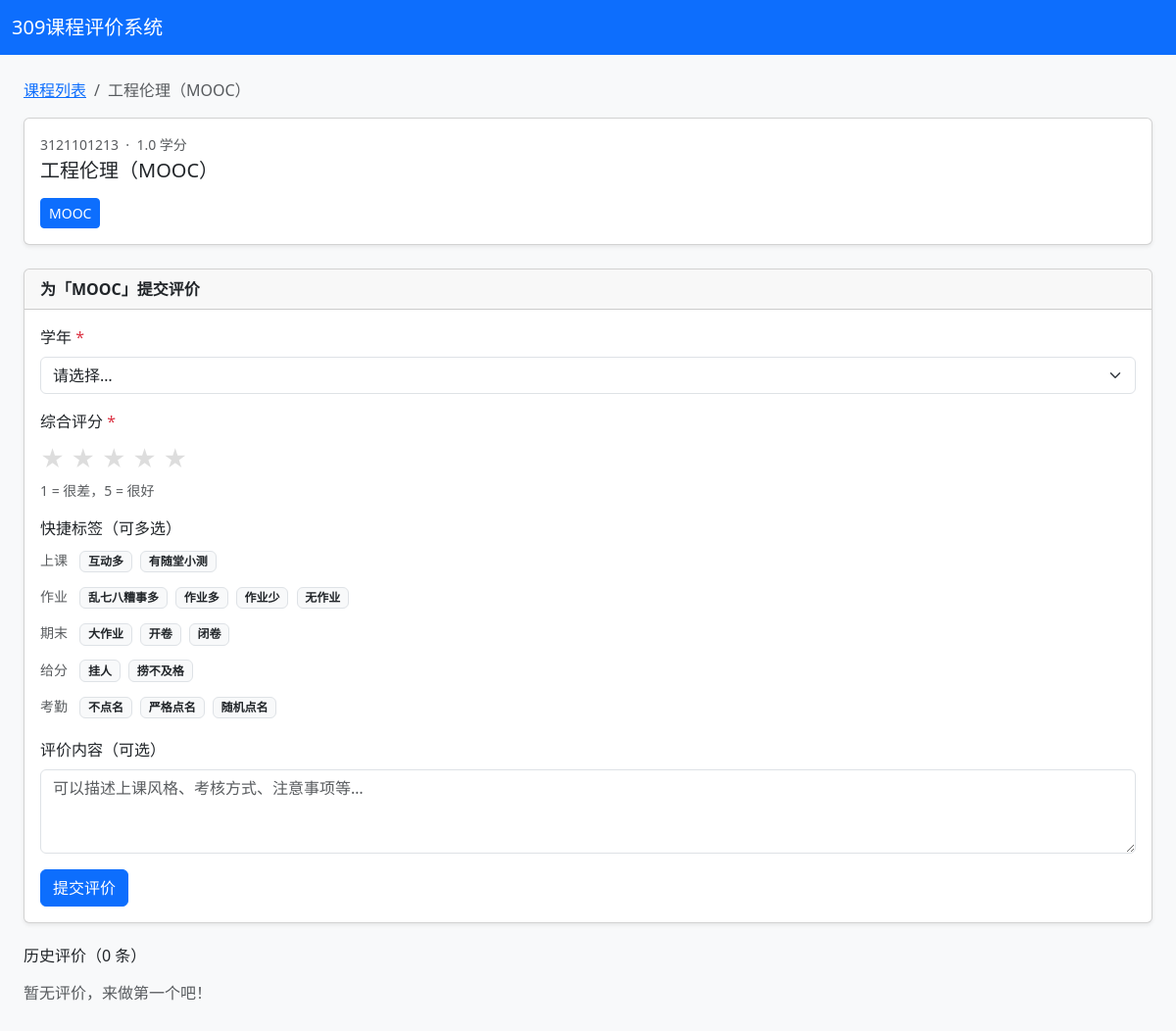
Screenshot of /course/1?teacher_id=1 with the database file from the repository.
### models.py (models this page shows)
class Course(db.Model):
    id = db.Column(db.Integer, primary_key=True)
    code = db.Column(db.String(20), unique=True, nullable=False)
    name = db.Column(db.String(100), nullable=False)
    credits = db.Column(db.Float, nullable=False)
    exclude_from_public = db.Column(db.Boolean, default=False, nullable=False)
    teachers = db.relationship('Teacher', secondary=course_teacher, back_populates='courses')
    evaluations = db.relationship('Evaluation', back_populates='course', lazy='dynamic')
    curriculum = db.relationship('CurriculumEntry', back_populates='course', lazy='dynamic')

class Teacher(db.Model):
    id = db.Column(db.Integer, primary_key=True)
    name = db.Column(db.String(50), nullable=False, unique=True)
    courses = db.relationship('Course', secondary=course_teacher, back_populates='teachers')
    evaluations = db.relationship('Evaluation', back_populates='teacher', lazy='dynamic')

class Tag(db.Model):
    id = db.Column(db.Integer, primary_key=True)
    category = db.Column(db.String(20), nullable=False)
    label = db.Column(db.String(30), nullable=False)
    __table_args__ = (db.UniqueConstraint('category', 'label'),)

### routes/main.py (the view)
@bp.route('/course/<int:course_id>')
def course_detail(course_id):
    course = Course.query.get_or_404(course_id)
    teacher_id = request.args.get('teacher_id', type=int)
    selected_teacher = None
    if teacher_id:
        selected_teacher = Teacher.query.get_or_404(teacher_id)
        if selected_teacher not in course.teachers:
            abort(404)
    evaluations = []
    already_submitted = False
    if selected_teacher:
        evaluations = (Evaluation.query
                       .filter_by(course_id=course_id, teacher_id=teacher_id)
                       .order_by(Evaluation.year.desc(), Evaluation.created_at.desc())
                       .all())
        ip = get_client_ip()
        year_submitted = {
            e.year for e in Evaluation.query.filter_by(
                course_id=course_id, teacher_id=teacher_id, submitter_ip=ip
            ).all()
        }
    else:
        year_submitted = set()
    tags = Tag.query.order_by(Tag.category, Tag.label).all()
    tag_groups = {}
    for t in tags:
        tag_groups.setdefault(t.category, []).append(t)
    return render_template('course.html',
                           course=course,
                           selected_teacher=selected_teacher,
                           evaluations=evaluations,
                           year_submitted=year_submitted,
                           tag_groups=tag_groups,
                           years=Config.YEARS)

### app.py (called while the page is built)
def create_app():
    app = Flask(__name__)
    app.config.from_object(Config)
    db.init_app(app)
    login_manager = LoginManager(app)
    login_manager.login_view = 'admin.login'
    login_manager.login_message = '请先登录'
    @login_manager.user_loader
    def load_user(user_id):
        return Admin.query.get(int(user_id))
    @app.context_processor
    def inject_globals():
        cfg = SiteConfig.query.get('announcement')
        return {'announcement': cfg.value if cfg else '', 'st_abbr': Config.STUDENT_TYPE_ABBR}
    from routes.main import bp as main_bp
    from routes.admin import bp as admin_bp
    app.register_blueprint(main_bp)
    app.register_blueprint(admin_bp, url_prefix='/admin')
    return app

### routes/main.py (called while the page is built)
@bp.before_request
def _track_online():
    ip = get_client_ip()
    now = datetime.utcnow()
    _online[ip] = now
    cutoff = now - timedelta(minutes=5)
    for k in [k for k, v in list(_online.items()) if v < cutoff]:
        del _online[k]

def get_client_ip():
    return request.headers.get('X-Forwarded-For', request.remote_addr).split(',')[0].strip()

### templates/course.html (shortened to what this page needs)
{% extends 'base.html' %}
{% block content %}
<nav aria-label="breadcrumb" class="mb-3">
  <ol class="breadcrumb">
    <li class="breadcrumb-item"><a href="{{ url_for('main.index') }}">课程列表</a></li>
    <li class="breadcrumb-item active">{{ course.name }}</li>
  </ol>
</nav>
<div class="card shadow-sm mb-4">
  <div class="card-body">
    <p class="text-muted small mb-1">{{ course.code }} &nbsp;·&nbsp; {{ course.credits }} 学分</p>
    <h5 class="card-title mb-3">{{ course.name }}</h5>
    <div class="d-flex flex-wrap gap-2">
      {% for t in course.teachers %}
        <a class="btn {% if selected_teacher and selected_teacher.id == t.id %}btn-primary{% else %}btn-outline-primary{% endif %} btn-sm"
           href="{{ url_for('main.course_detail', course_id=course.id, teacher_id=t.id) }}">
          {{ t.name }}
        </a>
      {% endfor %}
    </div>
  </div>
</div>
{% if selected_teacher %}
<div class="card shadow-sm mb-4">
  <div class="card-header fw-semibold">为「{{ selected_teacher.name }}」提交评价</div>
  <div class="card-body">
    <form method="post" action="{{ url_for('main.submit') }}" id="evalForm">
      <div class="mb-3">
        <label class="form-label">学年 <span class="text-danger">*</span></label>
        <select class="form-select" name="year" required>
          <option value="">请选择…</option>
        </select>
      </div>
      <div class="mb-3">
        <label class="form-label">综合评分 <span class="text-danger">*</span></label>
        <div class="rating-stars" id="stars">
          {% for i in range(1,6) %}
            <span class="star" data-v="{{ i }}">★</span>
          {% endfor %}
        </div>
        <div class="form-text">1 = 很差，5 = 很好</div>
      </div>
      {% if tag_groups %}
      <div class="mb-3">
        <label class="form-label">快捷标签（可多选）</label>
        {% for category, tags in tag_groups.items() %}
          <div class="mb-2">
            <small class="text-muted me-2">{{ category }}</small>
            {% for tag in tags %}
              <span class="badge bg-light text-dark border tag-btn me-1 mb-1"
                    data-id="{{ tag.id }}">{{ tag.label }}</span>
            {% endfor %}
          </div>
        {% endfor %}
      </div>
      {% endif %}
      <div class="mb-3">
        <label class="form-label">评价内容（可选）</label>
        <textarea class="form-control" name="comment" rows="3" maxlength="500"
                  placeholder="可以描述上课风格、考核方式、注意事项等…"></textarea>
      </div>
      <button class="btn btn-primary" type="submit">提交评价</button>
    </form>
  </div>
</div>
<h6 class="mb-3">历史评价（{{ evaluations|length }} 条）</h6>
{% if evaluations %}
  {% set cur_year = namespace(v=0) %}
  {% for ev in evaluations %}
    {% if ev.year != cur_year.v %}
      {% set cur_year.v = ev.year %}
      <p class="fw-semibold text-secondary mt-3 mb-1">{{ ev.year }} 年</p>
    {% endif %}
    <div class="card card-body mb-2 py-2">
      <div class="d-flex align-items-center gap-2 mb-1">
        <span class="text-warning">{{ '★' * ev.rating }}{{ '☆' * (5 - ev.rating) }}</span>
        <small class="text-muted">{{ ev.created_at.strftime('%Y-%m-%d') }}</small>
      </div>
      {% for tag in ev.tags %}
        <span class="badge bg-secondary me-1">{{ tag.label }}</span>
      {% endfor %}
      {% if ev.comment %}<p class="mb-0 mt-1 small">{{ ev.comment }}</p>{% endif %}
    </div>
  {% endfor %}
{% else %}
  <p class="text-muted">暂无评价，来做第一个吧！</p>
{% endif %}
{% else %}
<div class="alert alert-info">请在上方选择一位老师，查看并提交评价。</div>
{% endif %}
{% endblock %}

### templates/base.html (style rules this page uses)
.rating-stars { font-size: 1.5rem; cursor: pointer; }
.rating-stars .star { color: #ddd; transition: color .15s; }
.tag-btn { cursor: pointer; user-select: none; }

### rows the page displays
Course: name "工程伦理（MOOC）", code "3121101213", credits "1.0"
Teacher: name "MOOC"
Tag: category "上课", label "互动多"
Tag: label "有随堂小测"
Tag: category "作业", label "乱七八糟事多"
Tag: label "作业多"
Tag: label "作业少"
Tag: label "无作业"
Tag: category "期末", label "大作业"
Tag: label "开卷"
Tag: label "闭卷"
Tag: category "给分", label "挂人"
Tag: label "捞不及格"
Tag: category "考勤", label "不点名"
Tag: label "严格点名"
Tag: label "随机点名"

### other values shown
{{ evaluations|length }} "0"
